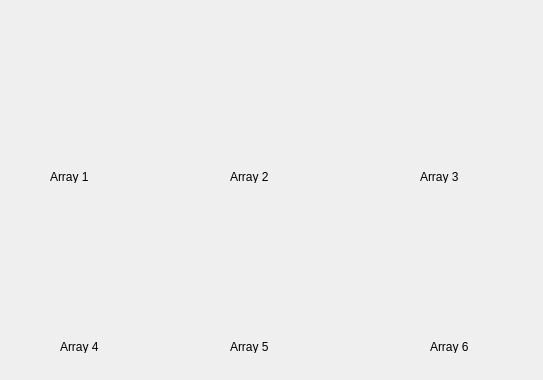
<?xml version="1.0" encoding="UTF-8"?>
<ui version="4.0">
 <class>Form</class>
 <widget class="QWidget" name="Form">
  <property name="geometry">
   <rect>
    <x>0</x>
    <y>0</y>
    <width>543</width>
    <height>380</height>
   </rect>
  </property>
  <property name="windowTitle">
   <string>Form</string>
  </property>
  <property name="styleSheet">
   <string notr="true">#Form{

	background-color: qlineargradient(spread:pad, x1:0, y1:0, x2:1, y2:0, stop:0 rgba(245, 224, 176, 255), stop:0.09 rgba(246, 189, 237, 255), stop:0.14 rgba(194, 207, 246, 255), stop:0.19 rgba(184, 160, 168, 255), stop:0.25 rgba(171, 186, 248, 255), stop:0.32 rgba(243, 248, 224, 255), stop:0.385 rgba(249, 162, 183, 255), stop:0.47 rgba(100, 115, 124, 255), stop:0.58 rgba(251, 205, 202, 255), stop:0.65 rgba(170, 128, 185, 255), stop:0.75 rgba(252, 222, 204, 255), stop:0.805 rgba(206, 122, 218, 255), stop:0.86 rgba(254, 223, 175, 255), stop:0.91 rgba(254, 236, 244, 255), stop:1 rgba(255, 191, 221, 255));
}</string>
  </property>
  <widget class="QLabel" name="label">
   <property name="geometry">
    <rect>
     <x>10</x>
     <y>20</y>
     <width>151</width>
     <height>141</height>
    </rect>
   </property>
   <property name="styleSheet">
    <string notr="true">border-image: url(:/hw/icons/array1.png);</string>
   </property>
   <property name="text">
    <string/>
   </property>
  </widget>
  <widget class="QLabel" name="label_2">
   <property name="geometry">
    <rect>
     <x>180</x>
     <y>20</y>
     <width>151</width>
     <height>141</height>
    </rect>
   </property>
   <property name="styleSheet">
    <string notr="true">border-image: url(:/hw/icons/array2.png);</string>
   </property>
   <property name="text">
    <string/>
   </property>
  </widget>
  <widget class="QLabel" name="label_3">
   <property name="geometry">
    <rect>
     <x>370</x>
     <y>20</y>
     <width>151</width>
     <height>141</height>
    </rect>
   </property>
   <property name="styleSheet">
    <string notr="true">border-image: url(:/hw/icons/array3.png);</string>
   </property>
   <property name="text">
    <string/>
   </property>
  </widget>
  <widget class="QLabel" name="label_4">
   <property name="geometry">
    <rect>
     <x>10</x>
     <y>190</y>
     <width>151</width>
     <height>141</height>
    </rect>
   </property>
   <property name="styleSheet">
    <string notr="true">border-image: url(:/hw/icons/array4.png);</string>
   </property>
   <property name="text">
    <string/>
   </property>
  </widget>
  <widget class="QLabel" name="label_5">
   <property name="geometry">
    <rect>
     <x>180</x>
     <y>190</y>
     <width>151</width>
     <height>141</height>
    </rect>
   </property>
   <property name="styleSheet">
    <string notr="true">border-image: url(:/hw/icons/array5.png);</string>
   </property>
   <property name="text">
    <string/>
   </property>
  </widget>
  <widget class="QLabel" name="label_6">
   <property name="geometry">
    <rect>
     <x>370</x>
     <y>190</y>
     <width>151</width>
     <height>141</height>
    </rect>
   </property>
   <property name="styleSheet">
    <string notr="true">border-image: url(:/hw/icons/array6.png);</string>
   </property>
   <property name="text">
    <string/>
   </property>
  </widget>
  <widget class="QLabel" name="label_7">
   <property name="geometry">
    <rect>
     <x>50</x>
     <y>170</y>
     <width>47</width>
     <height>13</height>
    </rect>
   </property>
   <property name="text">
    <string>Array 1</string>
   </property>
  </widget>
  <widget class="QLabel" name="label_8">
   <property name="geometry">
    <rect>
     <x>230</x>
     <y>170</y>
     <width>47</width>
     <height>13</height>
    </rect>
   </property>
   <property name="text">
    <string>Array 2</string>
   </property>
  </widget>
  <widget class="QLabel" name="label_9">
   <property name="geometry">
    <rect>
     <x>420</x>
     <y>170</y>
     <width>47</width>
     <height>13</height>
    </rect>
   </property>
   <property name="text">
    <string>Array 3</string>
   </property>
  </widget>
  <widget class="QLabel" name="label_10">
   <property name="geometry">
    <rect>
     <x>60</x>
     <y>340</y>
     <width>47</width>
     <height>13</height>
    </rect>
   </property>
   <property name="text">
    <string>Array 4</string>
   </property>
  </widget>
  <widget class="QLabel" name="label_11">
   <property name="geometry">
    <rect>
     <x>230</x>
     <y>340</y>
     <width>47</width>
     <height>13</height>
    </rect>
   </property>
   <property name="text">
    <string>Array 5</string>
   </property>
  </widget>
  <widget class="QLabel" name="label_12">
   <property name="geometry">
    <rect>
     <x>430</x>
     <y>340</y>
     <width>47</width>
     <height>13</height>
    </rect>
   </property>
   <property name="text">
    <string>Array 6</string>
   </property>
  </widget>
 </widget>
 <resources>
  <include location="icons.qrc"/>
 </resources>
 <connections/>
</ui>
